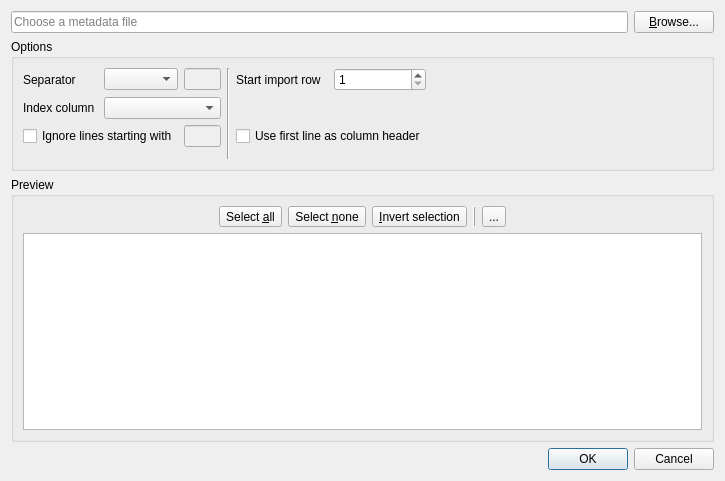
<?xml version="1.0" encoding="UTF-8"?>
<ui version="4.0">
 <class>ImportMetadataDialog</class>
 <widget class="QDialog" name="ImportMetadataDialog">
  <property name="windowModality">
   <enum>Qt::ApplicationModal</enum>
  </property>
  <property name="geometry">
   <rect>
    <x>0</x>
    <y>0</y>
    <width>725</width>
    <height>481</height>
   </rect>
  </property>
  <property name="windowTitle">
   <string>Import metadata</string>
  </property>
  <layout class="QVBoxLayout" name="verticalLayout">
   <item>
    <layout class="QHBoxLayout" name="horizontalLayout_3">
     <item>
      <widget class="QLineEdit" name="editMetadataFile">
       <property name="enabled">
        <bool>true</bool>
       </property>
       <property name="minimumSize">
        <size>
         <width>200</width>
         <height>0</height>
        </size>
       </property>
       <property name="placeholderText">
        <string>Choose a metadata file</string>
       </property>
      </widget>
     </item>
     <item>
      <widget class="QPushButton" name="btBrowseMetadataFile">
       <property name="enabled">
        <bool>true</bool>
       </property>
       <property name="sizePolicy">
        <sizepolicy hsizetype="Fixed" vsizetype="Fixed">
         <horstretch>0</horstretch>
         <verstretch>0</verstretch>
        </sizepolicy>
       </property>
       <property name="text">
        <string>&amp;Browse...</string>
       </property>
       <property name="icon">
        <iconset resource="ui.qrc">
         <normaloff>:/icons/images/folder-open.svg</normaloff>:/icons/images/folder-open.svg</iconset>
       </property>
      </widget>
     </item>
    </layout>
   </item>
   <item>
    <widget class="QGroupBox" name="groupBox">
     <property name="title">
      <string>Options</string>
     </property>
     <layout class="QGridLayout" name="gridLayout">
      <item row="0" column="6" colspan="2">
       <spacer name="horizontalSpacer_3">
        <property name="orientation">
         <enum>Qt::Horizontal</enum>
        </property>
        <property name="sizeHint" stdset="0">
         <size>
          <width>40</width>
          <height>20</height>
         </size>
        </property>
       </spacer>
      </item>
      <item row="2" column="4" colspan="2">
       <widget class="QCheckBox" name="chkUseFirstLineAsHeader">
        <property name="text">
         <string>Use first line as column header</string>
        </property>
       </widget>
      </item>
      <item row="2" column="0" colspan="2">
       <widget class="QCheckBox" name="chkComment">
        <property name="text">
         <string>Ignore lines starting with</string>
        </property>
       </widget>
      </item>
      <item row="2" column="2">
       <widget class="QLineEdit" name="editComment">
        <property name="enabled">
         <bool>false</bool>
        </property>
        <property name="sizePolicy">
         <sizepolicy hsizetype="Fixed" vsizetype="Fixed">
          <horstretch>0</horstretch>
          <verstretch>0</verstretch>
         </sizepolicy>
        </property>
        <property name="maximumSize">
         <size>
          <width>37</width>
          <height>16777215</height>
         </size>
        </property>
        <property name="maxLength">
         <number>1</number>
        </property>
       </widget>
      </item>
      <item row="0" column="1">
       <widget class="CsvDelimiterCombo" name="cbCsvDelimiter"/>
      </item>
      <item row="0" column="5">
       <widget class="QSpinBox" name="spinSkipRows">
        <property name="minimum">
         <number>1</number>
        </property>
        <property name="maximum">
         <number>2147483647</number>
        </property>
       </widget>
      </item>
      <item row="0" column="2">
       <widget class="QLineEdit" name="editCsvDelimiter">
        <property name="enabled">
         <bool>false</bool>
        </property>
        <property name="maximumSize">
         <size>
          <width>37</width>
          <height>16777215</height>
         </size>
        </property>
        <property name="maxLength">
         <number>1</number>
        </property>
       </widget>
      </item>
      <item row="0" column="0">
       <widget class="QLabel" name="label_2">
        <property name="text">
         <string>Separator</string>
        </property>
       </widget>
      </item>
      <item row="0" column="4">
       <widget class="QLabel" name="label">
        <property name="text">
         <string>Start import row</string>
        </property>
       </widget>
      </item>
      <item row="2" column="6">
       <spacer name="horizontalSpacer_6">
        <property name="orientation">
         <enum>Qt::Horizontal</enum>
        </property>
        <property name="sizeHint" stdset="0">
         <size>
          <width>40</width>
          <height>20</height>
         </size>
        </property>
       </spacer>
      </item>
      <item row="0" column="3" rowspan="5">
       <widget class="Line" name="line">
        <property name="orientation">
         <enum>Qt::Vertical</enum>
        </property>
       </widget>
      </item>
      <item row="1" column="0">
       <widget class="QLabel" name="label_3">
        <property name="text">
         <string>Index column</string>
        </property>
       </widget>
      </item>
      <item row="1" column="1" colspan="2">
       <widget class="QComboBox" name="cbIndexColumn"/>
      </item>
     </layout>
    </widget>
   </item>
   <item>
    <widget class="QGroupBox" name="groupBox_2">
     <property name="title">
      <string>Preview</string>
     </property>
     <layout class="QVBoxLayout" name="verticalLayout_2">
      <item>
       <layout class="QHBoxLayout" name="horizontalLayout">
        <item>
         <spacer name="horizontalSpacer">
          <property name="orientation">
           <enum>Qt::Horizontal</enum>
          </property>
          <property name="sizeHint" stdset="0">
           <size>
            <width>40</width>
            <height>20</height>
           </size>
          </property>
         </spacer>
        </item>
        <item>
         <widget class="QToolButton" name="btSelectAll">
          <property name="toolTip">
           <string>Select all items</string>
          </property>
          <property name="text">
           <string>Select &amp;all</string>
          </property>
          <property name="icon">
           <iconset resource="ui.qrc">
            <normaloff>:/icons/images/select-all.svg</normaloff>:/icons/images/select-all.svg</iconset>
          </property>
         </widget>
        </item>
        <item>
         <widget class="QToolButton" name="btSelectNone">
          <property name="toolTip">
           <string>Select nothing</string>
          </property>
          <property name="text">
           <string>Select &amp;none</string>
          </property>
          <property name="icon">
           <iconset resource="ui.qrc">
            <normaloff>:/icons/images/select-none.svg</normaloff>:/icons/images/select-none.svg</iconset>
          </property>
         </widget>
        </item>
        <item>
         <widget class="QToolButton" name="btSelectInvert">
          <property name="toolTip">
           <string>Invert selection</string>
          </property>
          <property name="text">
           <string>&amp;Invert selection</string>
          </property>
          <property name="icon">
           <iconset resource="ui.qrc">
            <normaloff>:/icons/images/select-invert.svg</normaloff>:/icons/images/select-invert.svg</iconset>
          </property>
         </widget>
        </item>
        <item>
         <widget class="QFrame" name="frame">
          <property name="frameShape">
           <enum>QFrame::VLine</enum>
          </property>
          <property name="frameShadow">
           <enum>QFrame::Raised</enum>
          </property>
         </widget>
        </item>
        <item>
         <widget class="QToolButton" name="btRefresh">
          <property name="toolTip">
           <string>Refresh preview</string>
          </property>
          <property name="text">
           <string>...</string>
          </property>
          <property name="icon">
           <iconset resource="ui.qrc">
            <normaloff>:/icons/images/refresh.svg</normaloff>:/icons/images/refresh.svg</iconset>
          </property>
         </widget>
        </item>
        <item>
         <spacer name="horizontalSpacer_2">
          <property name="orientation">
           <enum>Qt::Horizontal</enum>
          </property>
          <property name="sizeHint" stdset="0">
           <size>
            <width>40</width>
            <height>20</height>
           </size>
          </property>
         </spacer>
        </item>
       </layout>
      </item>
      <item>
       <widget class="LoadingTableWidget" name="twMetadata"/>
      </item>
     </layout>
    </widget>
   </item>
   <item>
    <widget class="QDialogButtonBox" name="buttonBox">
     <property name="orientation">
      <enum>Qt::Horizontal</enum>
     </property>
     <property name="standardButtons">
      <set>QDialogButtonBox::Cancel|QDialogButtonBox::Ok</set>
     </property>
    </widget>
   </item>
  </layout>
 </widget>
 <customwidgets>
  <customwidget>
   <class>CsvDelimiterCombo</class>
   <extends>QComboBox</extends>
   <header>metgem_app/ui/widgets.h</header>
  </customwidget>
  <customwidget>
   <class>LoadingTableWidget</class>
   <extends>QTableWidget</extends>
   <header>metgem_app/ui/widgets.h</header>
  </customwidget>
 </customwidgets>
 <resources>
  <include location="ui.qrc"/>
 </resources>
 <connections>
  <connection>
   <sender>buttonBox</sender>
   <signal>accepted()</signal>
   <receiver>ImportMetadataDialog</receiver>
   <slot>accept()</slot>
   <hints>
    <hint type="sourcelabel">
     <x>248</x>
     <y>254</y>
    </hint>
    <hint type="destinationlabel">
     <x>157</x>
     <y>274</y>
    </hint>
   </hints>
  </connection>
  <connection>
   <sender>buttonBox</sender>
   <signal>rejected()</signal>
   <receiver>ImportMetadataDialog</receiver>
   <slot>reject()</slot>
   <hints>
    <hint type="sourcelabel">
     <x>316</x>
     <y>260</y>
    </hint>
    <hint type="destinationlabel">
     <x>286</x>
     <y>274</y>
    </hint>
   </hints>
  </connection>
 </connections>
</ui>
